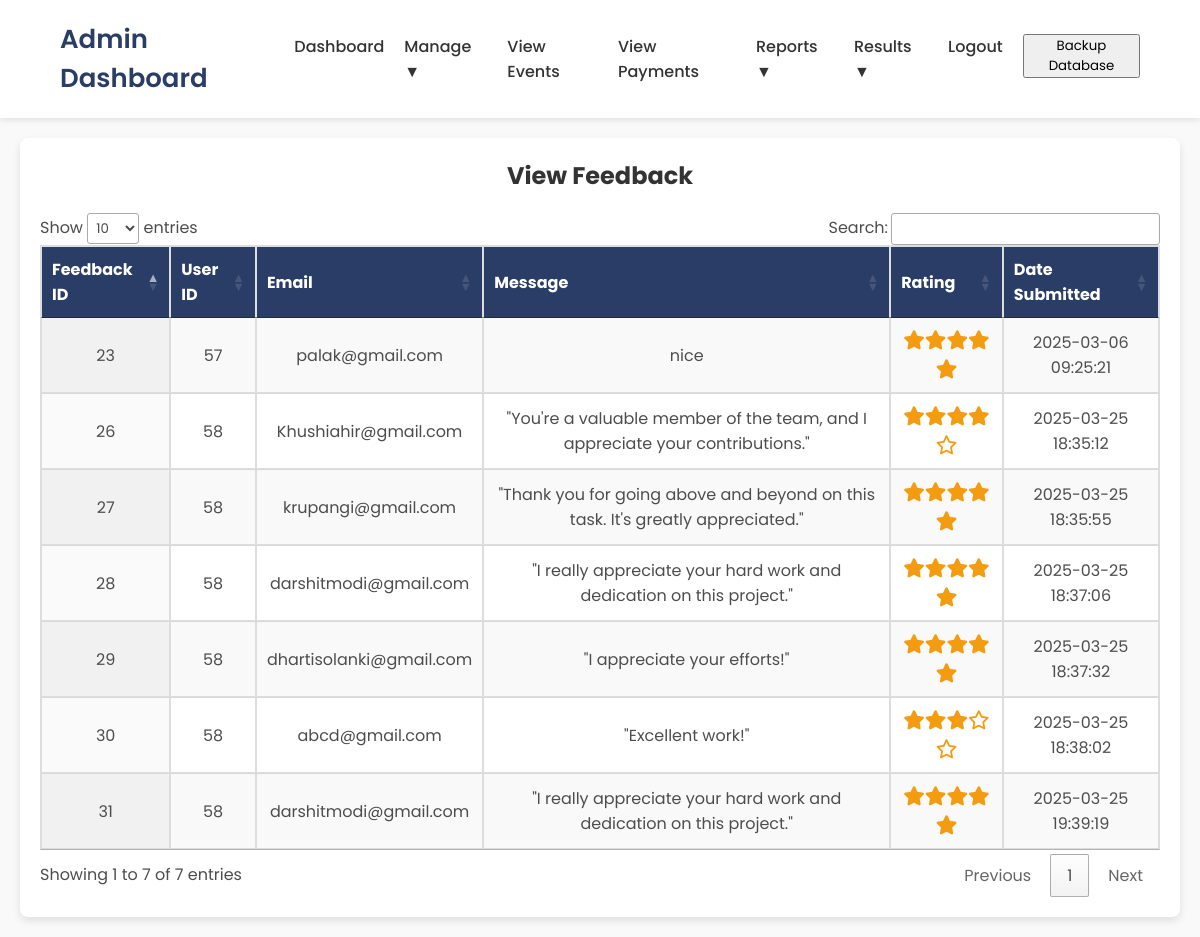
Page /feedback_reports.php (signed in) on the committed database.
### tables this page shows
CREATE TABLE `feedback_website` (
  `f_id` int NOT NULL AUTO_INCREMENT,
  `u_id` int NOT NULL,
  `message` text NOT NULL,
  `email` text,
  `feedback_enabled` tinyint(1) NOT NULL DEFAULT '0',
  `rating` int DEFAULT NULL,
  `created_at` timestamp NULL DEFAULT CURRENT_TIMESTAMP,
  PRIMARY KEY (`f_id`)
);

### feedback_reports.php (the view, shortened to what this page needs)
<?php
include "config.php";
$feedback_sql = "SELECT f_id, u_id, message, email, rating, created_at FROM feedback_website ORDER BY created_at DESC";
$feedback_res = mysqli_query($conn, $feedback_sql);
?>
<!DOCTYPE html>
<html lang="en">
<head>
    <link rel="stylesheet" href="https://cdnjs.cloudflare.com/ajax/libs/font-awesome/6.0.0/css/all.min.css" />
    <link rel="stylesheet" href="https://cdn.datatables.net/1.11.5/css/jquery.dataTables.min.css">
</head>
<body>
    <?php include "admin_navbar.php"; ?>
    <main>
        <div class="content">
            <h2>View Feedback</h2>
            <table id="feedbackTable" class="display">
                <thead>
                    <tr>
                        <th>Feedback ID</th>
                        <th>User ID</th>
                        <th>Email</th>
                        <th>Message</th>
                        <th>Rating</th>
                        <th>Date Submitted</th>
                    </tr>
                </thead>
                <tbody>
                    <?php
                    while ($row = mysqli_fetch_assoc($feedback_res)) {
                        echo "<tr>";
                        echo "<td>" . htmlspecialchars($row['f_id']) . "</td>";
                        echo "<td>" . htmlspecialchars($row['u_id']) . "</td>";
                        echo "<td>" . htmlspecialchars($row['email']) . "</td>";
                        echo "<td>" . htmlspecialchars($row['message']) . "</td>";
                          echo "<td>";
                                if ($row['rating'] !== null) {
                                    echo "<div class='rating'>";
                                    for ($i = 1; $i <= 5; $i++) {
                                        if ($i <= $row['rating']) {
                                            echo "<i class='fas fa-star'></i>";
                                        } else {
                                            echo "<i class='far fa-star'></i>";
                                        }
                                    }
                                    echo "</div>";
                                } else {
                                    echo "N/A";
                                }
                            echo "</td>";
                        echo "<td>" . htmlspecialchars($row['created_at']) . "</td>";
                        echo "</tr>";
                    }
                    ?>
                </tbody>
            </table>
        </div>
    </main>
</body>
</html>

### feedback_reports.php (style rules this page uses)
* { margin: 0; padding: 0; box-sizing: border-box; font-family: 'Poppins', sans-serif; }
body { background-color: #f9f9f9; color: #4d4d4d; min-height: 100vh; display: flex; flex-direction: column; }
main { flex: 1; padding: 20px; }
.content { max-width: 1200px; margin: 0 auto; background: #fff; padding: 20px; border-radius: 8px; box-shadow: 0 4px 8px rgba(0, 0, 0, 0.1); }
.content h2 { text-align: center; margin-bottom: 20px; color: #333; }
table { width: 100%; border-collapse: collapse; margin-top: 20px; }
table, th, td { border: 1px solid #ddd; }
th, td { padding: 12px; text-align: center; }
th { background-color: #2a3d66; color: white; }
tr:nth-child(even) { background-color: #f9f9f9; }
.rating { display: inline-block; }
.rating { display: inline-block; font-size: 1.2em; color: #f39c12; }

### admin_navbar.php (style rules this page uses)
* { margin: 0; padding: 0; box-sizing: border-box; font-family: 'Poppins', sans-serif; }

### rows in the picture
feedback_website: f_id "31", u "58", email "darshitmodi@gmail.com", message "\"I really appreciate your hard work and dedication on this project.\"", rating 5 (drawn), created_at "2025-03-25 19:39:19"
feedback_website: f_id "30", u "58", email "abcd@gmail.com", message "\"Excellent work!\"", rating 3 (drawn), created_at "2025-03-25 18:38:02"
feedback_website: f_id "29", u "58", email "dhartisolanki@gmail.com", message "\"I appreciate your efforts!\"", rating 5 (drawn), created_at "2025-03-25 18:37:32"
feedback_website: f_id "28", u "58", email "darshitmodi@gmail.com", message "\"I really appreciate your hard work and dedication on this project.\"", rating 5 (drawn), created_at "2025-03-25 18:37:06"
feedback_website: f_id "27", u "58", email "krupangi@gmail.com", message "\"Thank you for going above and beyond on this task. It's greatly appreciated.\"", rating 5 (drawn), created_at "2025-03-25 18:35:55"
feedback_website: f_id "26", u "58", email "Khushiahir@gmail.com", message "\"You're a valuable member of the team, and I appreciate your contributions.\"", rating 4 (drawn), created_at "2025-03-25 18:35:12"
feedback_website: f_id "23", u "57", email "palak@gmail.com", message "nice", rating 5 (drawn), created_at "2025-03-06 09:25:21"
